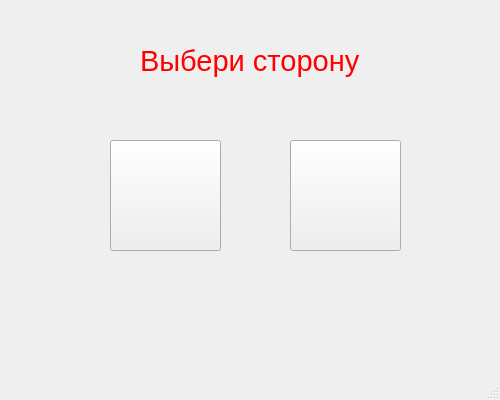
<?xml version="1.0" encoding="UTF-8"?>
<ui version="4.0">
 <class>MainWindow</class>
 <widget class="QMainWindow" name="MainWindow">
  <property name="geometry">
   <rect>
    <x>0</x>
    <y>0</y>
    <width>500</width>
    <height>400</height>
   </rect>
  </property>
  <property name="windowTitle">
   <string>Крестики-нолики</string>
  </property>
  <widget class="QWidget" name="centralwidget">
   <widget class="QLabel" name="label">
    <property name="geometry">
     <rect>
      <x>140</x>
      <y>40</y>
      <width>221</width>
      <height>41</height>
     </rect>
    </property>
    <property name="font">
     <font>
      <family>Arial</family>
      <pointsize>22</pointsize>
      <weight>50</weight>
      <italic>false</italic>
      <bold>false</bold>
      <underline>false</underline>
      <strikeout>false</strikeout>
     </font>
    </property>
    <property name="autoFillBackground">
     <bool>false</bool>
    </property>
    <property name="styleSheet">
     <string notr="true">color: red;</string>
    </property>
    <property name="text">
     <string>Выбери сторону</string>
    </property>
   </widget>
   <widget class="QPushButton" name="krestik">
    <property name="geometry">
     <rect>
      <x>110</x>
      <y>140</y>
      <width>111</width>
      <height>111</height>
     </rect>
    </property>
    <property name="text">
     <string/>
    </property>
   </widget>
   <widget class="QPushButton" name="nolik">
    <property name="geometry">
     <rect>
      <x>290</x>
      <y>140</y>
      <width>111</width>
      <height>111</height>
     </rect>
    </property>
    <property name="text">
     <string/>
    </property>
   </widget>
  </widget>
  <widget class="QMenuBar" name="menubar">
   <property name="geometry">
    <rect>
     <x>0</x>
     <y>0</y>
     <width>500</width>
     <height>21</height>
    </rect>
   </property>
  </widget>
  <widget class="QStatusBar" name="statusbar"/>
 </widget>
 <resources/>
 <connections/>
</ui>
